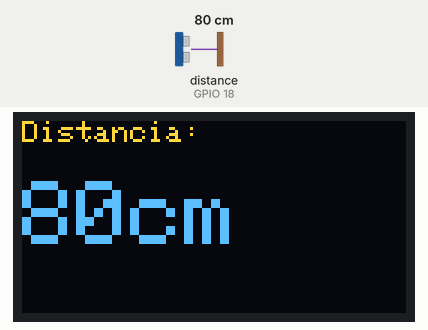
Recording of a sketch running on a simulated ESP32. Parts: 128×64 one-colour display. Wiring (inferred from the names in the program): ultrasonic range finder: trigger GPIO 5; echo GPIO 18. The test bench sets the inputs (shaded band); at power-on: distance to the obstacle (sensor on GPIO 18) 80 cm. The echo pulse lasts 58.3 µs per cm; the OLED is the two-colour kind (top 16 rows yellow); what the sketch prints to the serial monitor is not drawn.

Above: at 1.2 s.
1.3 s: distance to the obstacle (sensor on GPIO 18) set to 2 cm
At 2.3 s:
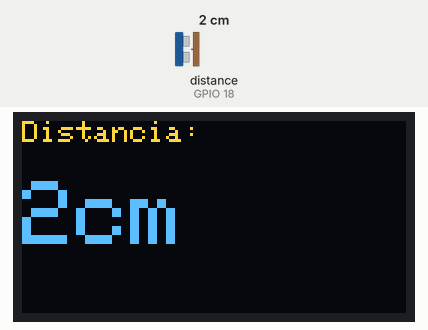
2.8 s: distance to the obstacle (sensor on GPIO 18) set to 4 cm
At 3.5 s:
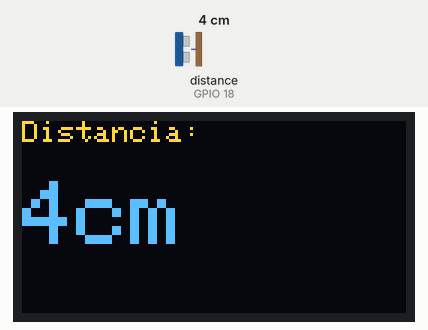
4.5 s: distance to the obstacle (sensor on GPIO 18) set to 9 cm
At 5.9 s:
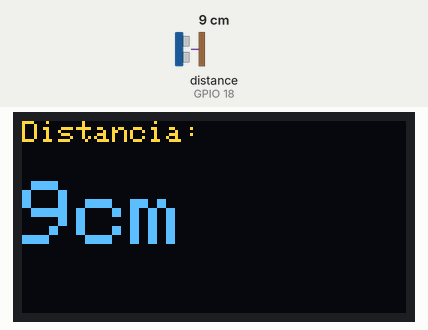
Timing chart, 0 to 7.5 s (numbered marks = the images above; inputs shaded):
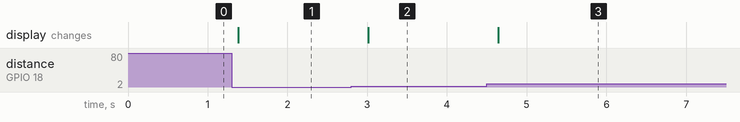

The sketch:

sketch_Modulo_SensorProximidade_HC_SR04.ino
```cpp
#include <WiFi.h>
#include <WebServer.h>
#include <Wire.h>
#include <Adafruit_GFX.h>
#include <Adafruit_SSD1306.h>

#define TRIG_PIN 5
#define ECHO_PIN 18

#define SCREEN_WIDTH 128
#define SCREEN_HEIGHT 64

Adafruit_SSD1306 display(SCREEN_WIDTH, SCREEN_HEIGHT, &Wire, -1);
WebServer server(80);

// AP aberto
const char* ssid = "ESP32-Distancia";

long medirDistancia() {
  digitalWrite(TRIG_PIN, LOW);
  delayMicroseconds(2);
  digitalWrite(TRIG_PIN, HIGH);
  delayMicroseconds(10);
  digitalWrite(TRIG_PIN, LOW);

  long duracao = pulseIn(ECHO_PIN, HIGH, 30000);
  long distancia = duracao / 58;
  return distancia;
}

void paginaPrincipal() {
  String html = R"rawliteral(
<!DOCTYPE html>
<html>
<head>
<meta name="viewport" content="width=device-width, initial-scale=1">
<title>ESP32 Ultrassom</title>
<style>
body { background:#111; color:#0f0; font-family:Arial; text-align:center; }
.card { background:#222; padding:20px; margin:20px; border-radius:10px; }
.valor { font-size:48px; }
</style>
</head>
<body>
<h2>ESP32 + HC-SR04</h2>
<div class="card">
<p>Distância</p>
<div class="valor"><span id="d">--</span> cm</div>
</div>

<script>
setInterval(()=>{
  fetch("/dist")
  .then(r=>r.text())
  .then(v=>document.getElementById("d").innerHTML=v);
},500);
</script>
</body>
</html>
)rawliteral";

  server.send(200, "text/html", html);
}

void enviarDistancia() {
  server.send(200, "text/plain", String(medirDistancia()));
}

void setup() {
  pinMode(TRIG_PIN, OUTPUT);
  pinMode(ECHO_PIN, INPUT);
  Serial.begin(115200);

  // OLED
  Wire.begin(21, 22);
  display.begin(SSD1306_SWITCHCAPVCC, 0x3C);
  display.clearDisplay();
  display.setTextColor(WHITE);

  // Wi-Fi AP aberto
  WiFi.softAP(ssid);
  Serial.print("IP: ");
  Serial.println(WiFi.softAPIP());

  server.on("/", paginaPrincipal);
  server.on("/dist", enviarDistancia);
  server.begin();
}

void loop() {
  long d = medirDistancia();

  display.clearDisplay();
  display.setTextSize(1);
  display.setCursor(0,0);
  display.println("Distancia:");
  display.setTextSize(3);
  display.setCursor(0,20);
  display.print(d);
  display.println("cm");
  display.display();

  server.handleClient();
  delay(300);
}
```

Measured:
- after the input at 1.3 s, the display: changes after 0.08 s (image 1)
- after the input at 2.8 s, the display: changes after 0.21 s (image 2)
- after the input at 4.5 s, the display: changes after 0.14 s (image 3)
